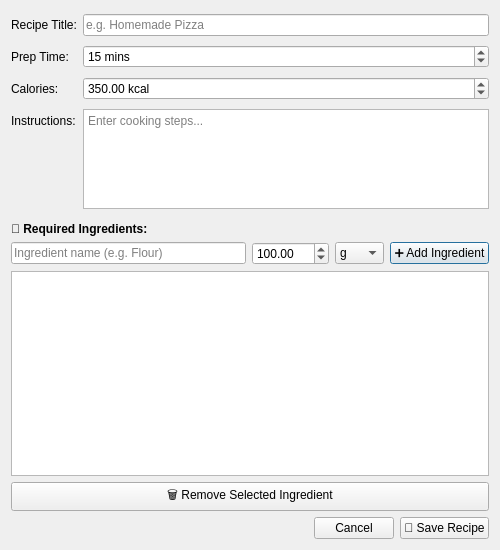
<?xml version="1.0" encoding="UTF-8"?>
<ui version="4.0">
    <class>AddRecipeDialog</class>
    <widget class="QDialog" name="AddRecipeDialog">
        <property name="geometry">
            <rect>
                <x>0</x>
                <y>0</y>
                <width>500</width>
                <height>550</height>
            </rect>
        </property>
        <property name="windowTitle">
            <string>➕ Add Custom Recipe</string>
        </property>
        <layout class="QVBoxLayout" name="mainLayout">
            <item>
                <layout class="QFormLayout" name="formLayout">
                    <item row="0" column="0">
                        <widget class="QLabel" name="labelTitle">
                            <property name="text">
                                <string>Recipe Title:</string>
                            </property>
                        </widget>
                    </item>
                    <item row="0" column="1">
                        <widget class="QLineEdit" name="titleLineEdit">
                            <property name="placeholderText">
                                <string>e.g. Homemade Pizza</string>
                            </property>
                        </widget>
                    </item>
                    <item row="1" column="0">
                        <widget class="QLabel" name="labelPrepTime">
                            <property name="text">
                                <string>Prep Time:</string>
                            </property>
                        </widget>
                    </item>
                    <item row="1" column="1">
                        <widget class="QSpinBox" name="prepTimeSpinBox">
                            <property name="minimum">
                                <number>1</number>
                            </property>
                            <property name="maximum">
                                <number>1440</number>
                            </property>
                            <property name="value">
                                <number>15</number>
                            </property>
                            <property name="suffix">
                                <string> mins</string>
                            </property>
                        </widget>
                    </item>
                    <item row="2" column="0">
                        <widget class="QLabel" name="labelCalories">
                            <property name="text">
                                <string>Calories:</string>
                            </property>
                        </widget>
                    </item>
                    <item row="2" column="1">
                        <widget class="QDoubleSpinBox" name="caloriesSpinBox">
                            <property name="maximum">
                                <double>10000.0</double>
                            </property>
                            <property name="value">
                                <double>350.0</double>
                            </property>
                            <property name="suffix">
                                <string> kcal</string>
                            </property>
                        </widget>
                    </item>
                    <item row="3" column="0">
                        <widget class="QLabel" name="labelInstructions">
                            <property name="text">
                                <string>Instructions:</string>
                            </property>
                        </widget>
                    </item>
                    <item row="3" column="1">
                        <widget class="QTextEdit" name="instructionsTextEdit">
                            <property name="maximumSize">
                                <size>
                                    <width>16777215</width>
                                    <height>100</height>
                                </size>
                            </property>
                            <property name="placeholderText">
                                <string>Enter cooking steps...</string>
                            </property>
                        </widget>
                    </item>
                </layout>
            </item>
            <item>
                <widget class="QLabel" name="labelReqTitle">
                    <property name="text">
                        <string>&lt;b&gt;🛒 Required Ingredients:&lt;/b&gt;</string>
                    </property>
                </widget>
            </item>
            <item>
                <layout class="QHBoxLayout" name="reqInputLayout">
                    <item>
                        <widget class="QLineEdit" name="reqNameEdit">
                            <property name="placeholderText">
                                <string>Ingredient name (e.g. Flour)</string>
                            </property>
                        </widget>
                    </item>
                    <item>
                        <widget class="QDoubleSpinBox" name="reqAmountSpinBox">
                            <property name="minimum">
                                <double>0.100000000000000</double>
                            </property>
                            <property name="maximum">
                                <double>10000.000000000000000</double>
                            </property>
                            <property name="value">
                                <double>100.000000000000000</double>
                            </property>
                        </widget>
                    </item>
                    <item>
                        <widget class="QComboBox" name="reqUnitComboBox">
                            <item>
                                <property name="text">
                                    <string>g</string>
                                </property>
                            </item>
                            <item>
                                <property name="text">
                                    <string>ml</string>
                                </property>
                            </item>
                            <item>
                                <property name="text">
                                    <string>pcs</string>
                                </property>
                            </item>
                        </widget>
                    </item>
                    <item>
                        <widget class="QPushButton" name="addReqButton">
                            <property name="text">
                                <string>➕ Add Ingredient</string>
                            </property>
                        </widget>
                    </item>
                </layout>
            </item>
            <item>
                <widget class="QTableWidget" name="requirementsTable"/>
            </item>
            <item>
                <widget class="QPushButton" name="removeReqButton">
                    <property name="text">
                        <string>🗑️ Remove Selected Ingredient</string>
                    </property>
                </widget>
            </item>
            <item>
                <layout class="QHBoxLayout" name="buttonLayout">
                    <item>
                        <spacer name="horizontalSpacer">
                            <property name="orientation">
                                <enum>Qt::Horizontal</enum>
                            </property>
                            <property name="sizeHint" stdset="0">
                                <size>
                                    <width>40</width>
                                    <height>20</height>
                                </size>
                            </property>
                        </spacer>
                    </item>
                    <item>
                        <widget class="QPushButton" name="cancelButton">
                            <property name="text">
                                <string>Cancel</string>
                            </property>
                        </widget>
                    </item>
                    <item>
                        <widget class="QPushButton" name="saveButton">
                            <property name="text">
                                <string>💾 Save Recipe</string>
                            </property>
                        </widget>
                    </item>
                </layout>
            </item>
        </layout>
    </widget>
    <resources/>
    <connections/>
</ui>
